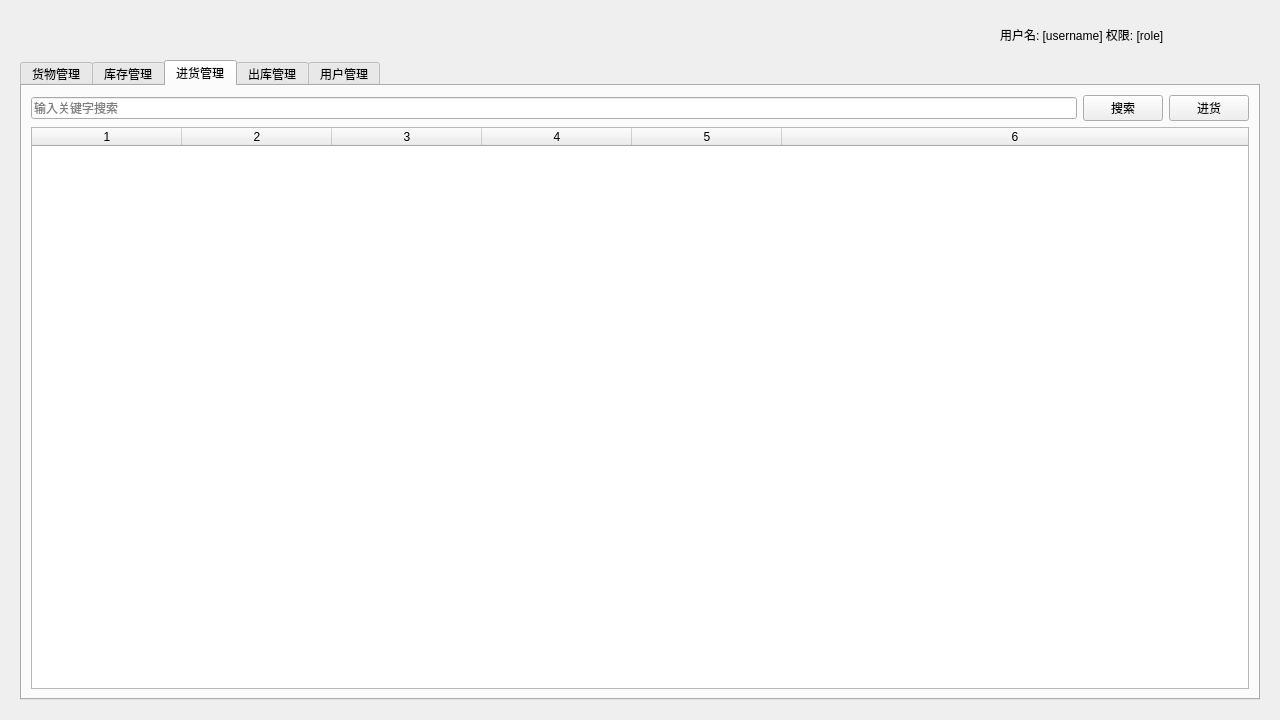
<?xml version="1.0" encoding="UTF-8"?>
<ui version="4.0">
 <class>ManagementSystem</class>
 <widget class="QWidget" name="ManagementSystem">
  <property name="geometry">
   <rect>
    <x>0</x>
    <y>0</y>
    <width>1280</width>
    <height>720</height>
   </rect>
  </property>
  <property name="minimumSize">
   <size>
    <width>1280</width>
    <height>720</height>
   </size>
  </property>
  <property name="maximumSize">
   <size>
    <width>1280</width>
    <height>720</height>
   </size>
  </property>
  <property name="windowTitle">
   <string>NekoERP</string>
  </property>
  <widget class="QTabWidget" name="tabWidget">
   <property name="geometry">
    <rect>
     <x>20</x>
     <y>60</y>
     <width>1240</width>
     <height>640</height>
    </rect>
   </property>
   <property name="currentIndex">
    <number>2</number>
   </property>
   <widget class="QWidget" name="goodsManagementTab">
    <attribute name="title">
     <string>货物管理</string>
    </attribute>
    <layout class="QVBoxLayout" name="verticalLayoutGoods">
     <item>
      <layout class="QHBoxLayout" name="horizontalLayoutSearchGoods">
       <item>
        <widget class="QLineEdit" name="lineEdit_searchGoods">
         <property name="placeholderText">
          <string>输入关键字搜索</string>
         </property>
        </widget>
       </item>
       <item>
        <widget class="QPushButton" name="pushButton_searchGoods">
         <property name="text">
          <string>搜索</string>
         </property>
        </widget>
       </item>
       <item>
        <widget class="QPushButton" name="pushButton_addGoods">
         <property name="text">
          <string>添加</string>
         </property>
        </widget>
       </item>
      </layout>
     </item>
     <item>
      <widget class="QTableWidget" name="tableWidget_goods">
       <property name="rowCount">
        <number>0</number>
       </property>
       <property name="columnCount">
        <number>3</number>
       </property>
       <attribute name="horizontalHeaderDefaultSectionSize">
        <number>150</number>
       </attribute>
       <attribute name="horizontalHeaderStretchLastSection">
        <bool>true</bool>
       </attribute>
       <column/>
       <column/>
       <column/>
      </widget>
     </item>
    </layout>
   </widget>
   <widget class="QWidget" name="storageManagementTab">
    <attribute name="title">
     <string>库存管理</string>
    </attribute>
    <layout class="QVBoxLayout" name="verticalLayoutInventory">
     <item>
      <layout class="QHBoxLayout" name="horizontalLayoutSearch">
       <item>
        <widget class="QLineEdit" name="lineEdit_searchStorage">
         <property name="placeholderText">
          <string>输入关键字搜索</string>
         </property>
        </widget>
       </item>
       <item>
        <widget class="QPushButton" name="pushButton_searchStorage">
         <property name="text">
          <string>搜索</string>
         </property>
        </widget>
       </item>
      </layout>
     </item>
     <item>
      <widget class="QTableWidget" name="tableWidget_storage">
       <property name="rowCount">
        <number>0</number>
       </property>
       <property name="columnCount">
        <number>4</number>
       </property>
       <attribute name="horizontalHeaderDefaultSectionSize">
        <number>150</number>
       </attribute>
       <attribute name="horizontalHeaderStretchLastSection">
        <bool>true</bool>
       </attribute>
       <column/>
       <column/>
       <column/>
       <column/>
      </widget>
     </item>
    </layout>
   </widget>
   <widget class="QWidget" name="diManagementTab">
    <attribute name="title">
     <string>进货管理</string>
    </attribute>
    <layout class="QVBoxLayout" name="verticalLayoutDi">
     <item>
      <layout class="QHBoxLayout" name="horizontalLayoutSearchDi">
       <item>
        <widget class="QLineEdit" name="lineEdit_searchDi">
         <property name="placeholderText">
          <string>输入关键字搜索</string>
         </property>
        </widget>
       </item>
       <item>
        <widget class="QPushButton" name="pushButton_searchDi">
         <property name="text">
          <string>搜索</string>
         </property>
        </widget>
       </item>
       <item>
        <widget class="QPushButton" name="pushButton_addDi">
         <property name="text">
          <string>进货</string>
         </property>
        </widget>
       </item>
      </layout>
     </item>
     <item>
      <widget class="QTableWidget" name="tableWidget_di">
       <property name="rowCount">
        <number>0</number>
       </property>
       <property name="columnCount">
        <number>6</number>
       </property>
       <attribute name="horizontalHeaderDefaultSectionSize">
        <number>150</number>
       </attribute>
       <attribute name="horizontalHeaderStretchLastSection">
        <bool>true</bool>
       </attribute>
       <column/>
       <column/>
       <column/>
       <column/>
       <column/>
       <column/>
      </widget>
     </item>
    </layout>
   </widget>
   <widget class="QWidget" name="tiaoManagementTab">
    <attribute name="title">
     <string>出库管理</string>
    </attribute>
    <layout class="QVBoxLayout" name="verticalLayoutTiao">
     <item>
      <layout class="QHBoxLayout" name="horizontalLayoutSearchTiao">
       <item>
        <widget class="QLineEdit" name="lineEdit_searchTiao">
         <property name="placeholderText">
          <string>输入关键字搜索</string>
         </property>
        </widget>
       </item>
       <item>
        <widget class="QPushButton" name="pushButton_searchTiao">
         <property name="text">
          <string>搜索</string>
         </property>
        </widget>
       </item>
       <item>
        <widget class="QPushButton" name="pushButton_addTiao">
         <property name="text">
          <string>出库</string>
         </property>
        </widget>
       </item>
      </layout>
     </item>
     <item>
      <widget class="QTableWidget" name="tableWidget_tiao">
       <property name="rowCount">
        <number>0</number>
       </property>
       <property name="columnCount">
        <number>6</number>
       </property>
       <attribute name="horizontalHeaderDefaultSectionSize">
        <number>150</number>
       </attribute>
       <attribute name="horizontalHeaderStretchLastSection">
        <bool>true</bool>
       </attribute>
       <column/>
       <column/>
       <column/>
       <column/>
       <column/>
       <column/>
      </widget>
     </item>
    </layout>
   </widget>
   <widget class="QWidget" name="userManagementTab">
    <attribute name="title">
     <string>用户管理</string>
    </attribute>
    <layout class="QVBoxLayout" name="verticalLayoutUser">
     <item>
      <layout class="QHBoxLayout" name="horizontalLayoutSearchUser">
       <item>
        <widget class="QLineEdit" name="lineEdit_searchUser">
         <property name="placeholderText">
          <string>输入用户名搜索</string>
         </property>
        </widget>
       </item>
       <item>
        <widget class="QPushButton" name="pushButton_searchUser">
         <property name="text">
          <string>搜索</string>
         </property>
        </widget>
       </item>
       <item>
        <widget class="QPushButton" name="pushButton_addUser">
         <property name="text">
          <string>添加用户</string>
         </property>
        </widget>
       </item>
      </layout>
     </item>
     <item>
      <widget class="QTableWidget" name="tableWidget_users">
       <property name="rowCount">
        <number>0</number>
       </property>
       <property name="columnCount">
        <number>6</number>
       </property>
       <attribute name="horizontalHeaderDefaultSectionSize">
        <number>150</number>
       </attribute>
       <attribute name="horizontalHeaderStretchLastSection">
        <bool>true</bool>
       </attribute>
       <column/>
       <column/>
       <column/>
       <column/>
       <column/>
       <column/>
      </widget>
     </item>
    </layout>
   </widget>
  </widget>
  <widget class="QLabel" name="userInfoLabel">
   <property name="geometry">
    <rect>
     <x>1000</x>
     <y>20</y>
     <width>260</width>
     <height>30</height>
    </rect>
   </property>
   <property name="text">
    <string>用户名: [username] 权限: [role]</string>
   </property>
  </widget>
 </widget>
 <resources/>
 <connections/>
</ui>
